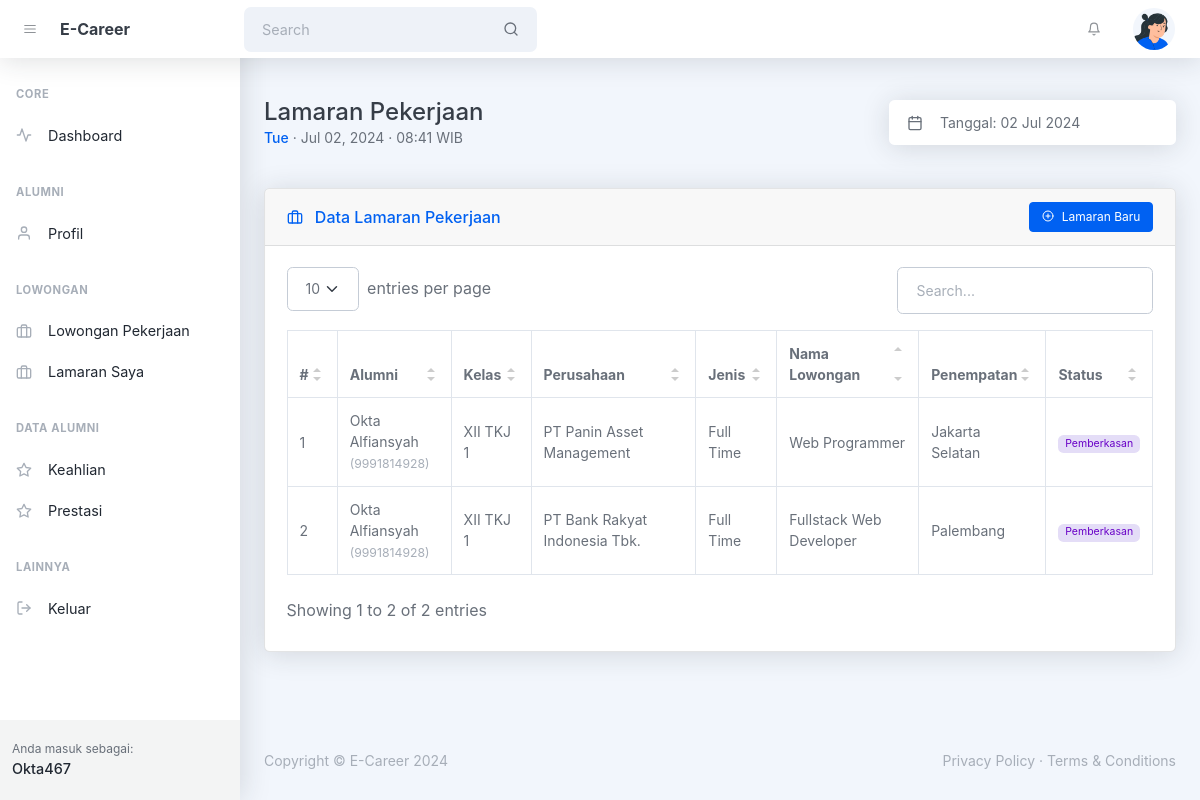
The page /alumni/lamaran_pekerjaan.php (signed in) on the database its author committed.
### tables this page shows
CREATE TABLE `tbl_lowongan` (
  `id` int(10) UNSIGNED NOT NULL,
  `id_perusahaan` int(10) UNSIGNED NOT NULL,
  `id_jenis_pekerjaan` int(10) UNSIGNED DEFAULT NULL,
  `id_klasifikasi_pekerjaan` int(10) UNSIGNED DEFAULT NULL,
  `nama_lowongan` varchar(128) NOT NULL,
  `penempatan` varchar(128) NOT NULL,
  `batas_bawah_gaji` int(11) DEFAULT NULL,
  `batas_atas_gaji` int(11) DEFAULT NULL,
  `tipe_gaji` enum('harian','mingguan','bulanan','tahunan') DEFAULT 'bulanan',
  `keterangan_lowongan` varchar(5000) NOT NULL,
  `created_at` timestamp NOT NULL DEFAULT current_timestamp(),
  `updated_at` timestamp NULL DEFAULT NULL ON UPDATE current_timestamp()
);

CREATE TABLE `tbl_alumni` (
  `id` int(10) UNSIGNED NOT NULL,
  `id_pengguna` int(10) UNSIGNED DEFAULT NULL,
  `id_kelas` int(10) UNSIGNED DEFAULT NULL,
  `nisn` varchar(10) NOT NULL,
  `nama_alumni` varchar(128) NOT NULL,
  `jk` enum('l','p') NOT NULL,
  `alamat` varchar(255) NOT NULL,
  `tmp_lahir` varchar(64) NOT NULL,
  `tgl_lahir` date NOT NULL,
  `no_telp` varchar(16) DEFAULT NULL,
  `email` varchar(128) NOT NULL,
  `created_at` timestamp NOT NULL DEFAULT current_timestamp() ON UPDATE current_timestamp(),
  `updated_at` timestamp NULL DEFAULT NULL ON UPDATE current_timestamp()
);

CREATE TABLE `tbl_kelas` (
  `id` int(10) UNSIGNED NOT NULL,
  `id_wali_kelas` int(10) UNSIGNED DEFAULT NULL,
  `nama_kelas` varchar(32) NOT NULL,
  `created_at` timestamp NOT NULL DEFAULT current_timestamp(),
  `updated_at` timestamp NULL DEFAULT NULL ON UPDATE current_timestamp()
);

CREATE TABLE `tbl_perusahaan` (
  `id` int(10) UNSIGNED NOT NULL,
  `id_pengguna` int(10) UNSIGNED DEFAULT NULL,
  `id_jenis_perusahaan` int(10) UNSIGNED DEFAULT NULL,
  `nama_perusahaan` varchar(128) NOT NULL,
  `alamat_perusahaan` varchar(255) NOT NULL,
  `created_at` timestamp NOT NULL DEFAULT current_timestamp(),
  `updated_at` timestamp NULL DEFAULT NULL ON UPDATE current_timestamp()
);

CREATE TABLE `tbl_jenis_pekerjaan` (
  `id` int(10) UNSIGNED NOT NULL,
  `jenis_pekerjaan` varchar(32) NOT NULL,
  `created_at` timestamp NOT NULL DEFAULT current_timestamp(),
  `updated_at` timestamp NULL DEFAULT NULL ON UPDATE current_timestamp()
);

CREATE TABLE `tbl_lamaran_pekerjaan` (
  `id` int(10) UNSIGNED NOT NULL,
  `id_lowongan` int(10) UNSIGNED NOT NULL,
  `id_alumni` int(10) UNSIGNED NOT NULL,
  `status_lamaran` enum('tidak_lolos','pemberkasan','interview','lolos','lainnya') NOT NULL,
  `keterangan_lamaran` varchar(1000) NOT NULL COMMENT 'Alasan dari status',
  `created_at` timestamp NOT NULL DEFAULT current_timestamp(),
  `updated_at` timestamp NULL DEFAULT NULL ON UPDATE current_timestamp()
);

### helpers/isAccessAllowedHelper.php (called while the page is built, shortened)
<?php
function isAccessAllowed($expected_hak_akses = null): bool {
    include_once '../config/config.php';
    $current_hak_akses = $_SESSION['hak_akses'] ?? null;
    $expected_hak_akses = !is_array($expected_hak_akses)
        ? array($expected_hak_akses)
        : $expected_hak_akses;
    return true;
}
?>

### alumni/lamaran_pekerjaan.php (the view, shortened to what this page needs)
<?php
include '../helpers/isAccessAllowedHelper.php';
if (!isAccessAllowed('alumni')) :
  session_destroy();
  echo "<meta http-equiv='refresh' content='0;" . base_url_return('index.php?msg=other_error') . "'>";
else :
  include_once '../config/connection.php';
?>
  <!DOCTYPE html>
  <html lang="en">
  <head>
    <?php include '_partials/head.php' ?>
  </head>
  <body class="nav-fixed">
    <?php include '_partials/topnav.php' ?>
    <div id="layoutSidenav">
      <div id="layoutSidenav_nav">
        <?php include '_partials/sidebar.php' ?>
      </div>
      <div id="layoutSidenav_content">
        <main>
          <div class="container-xl px-4 mt-5">
            <div class="d-flex justify-content-between align-items-sm-center flex-column flex-sm-row mb-4">
              <div class="me-4 mb-3 mb-sm-0">
                <h1 class="mb-0">Lamaran Pekerjaan</h1>
                <div class="small">
                  <span class="fw-500 text-primary"><?= date('D') ?></span>
                  &middot; <?= date('M d, Y') ?> &middot; <?= date('H:i') ?> WIB
                </div>
              </div>
              <div class="input-group input-group-joined border-0 shadow w-auto">
                <span class="input-group-text"><i data-feather="calendar"></i></span>
                <input class="form-control ps-0 pointer" id="litepickerRangePlugin" value="Tanggal: <?= date('d M Y') ?>" readonly />
              </div>
            </div>
            <div class="card card-header-actions mb-4 mt-5">
              <div class="card-header">
                <div>
                  <i data-feather="briefcase" class="me-2 mt-1"></i>
                  Data Lamaran Pekerjaan
                </div>
                <a class="btn btn-sm btn-primary" href="lowongan_pekerjaan.php?go=lowongan_pekerjaan"><i data-feather="plus-circle" class="me-2"></i>Lamaran Baru</a>
              </div>
              <div class="card-body">
                <table id="datatablesSimple">
                  <thead>
                    <tr>
                      <th>#</th>
                      <th>Alumni</th>
                      <th>Kelas</th>
                      <th>Perusahaan</th>
                      <th>Jenis</th>
                      <th>Nama Lowongan</th>
                      <th>Penempatan</th>
                      <th>Status</th>
                    </tr>
                  </thead>
                  <tbody>
                    <?php
                    $no = 1;
                    $query_lamaran_pekerjaan = mysqli_query($connection,
                      "SELECT
                        a.id AS id_lowongan, a.nama_lowongan, a.penempatan, a.batas_bawah_gaji, a.batas_atas_gaji, a.tipe_gaji, a.keterangan_lowongan,
                        b.id AS id_perusahaan, b.nama_perusahaan, b.alamat_perusahaan,
                        c.id AS id_jenis_perusahaan, c.nama_jenis AS jenis_perusahaan,
                        d.id AS id_jenis_pekerjaan, d.jenis_pekerjaan,
                        f.id AS id_klasifikasi_pekerjaan, f.klasifikasi_pekerjaan,
                        g.id AS id_lamaran_pekerjaan, g.status_lamaran, g.keterangan_lamaran,
                        h.id AS id_alumni, h.nisn, h.nama_alumni, h.jk, h.alamat AS alamat_alumni, h.tmp_lahir, h.tgl_lahir, h.no_telp AS no_telp_alumni, h.email AS email_alumni,
                        i.id AS id_kelas, i.nama_kelas
                      FROM tbl_lowongan AS a
                      INNER JOIN tbl_perusahaan AS b
                        ON b.id = a.id_perusahaan
                      LEFT JOIN tbl_jenis_perusahaan AS c
                        ON c.id = b.id_jenis_perusahaan
                      LEFT JOIN tbl_jenis_pekerjaan AS d
                        ON d.id = a.id_jenis_pekerjaan
                      LEFT JOIN tbl_klasifikasi_pekerjaan AS f
                        ON f.id = a.id_klasifikasi_pekerjaan
                      INNER JOIN tbl_lamaran_pekerjaan AS g
                        ON a.id = g.id_lowongan
                      INNER JOIN tbl_alumni AS h
                        ON h.id = g.id_alumni
                      LEFT JOIN tbl_kelas AS i
                        ON i.id = h.id_kelas
                      WHERE h.id = {$_SESSION['id_alumni']}");
                    while ($lamaran_pekerjaan = mysqli_fetch_assoc($query_lamaran_pekerjaan)):
                      $status_lamaran = $lamaran_pekerjaan['status_lamaran'];
                      $formatted_status_lamaran = ucwords(str_replace('_', ' ', $status_lamaran));
                    ?>
                      <tr>
                        <td><?= $no++ ?></td>
                        <td>
                          <?= htmlspecialchars($lamaran_pekerjaan['nama_alumni']) ?>
                          <?= "<br><small class='text-muted'>({$lamaran_pekerjaan['nisn']})</small>" ?>
                        </td>
                        <td><?= $lamaran_pekerjaan['nama_kelas'] ?></td>
                        <td><?= $lamaran_pekerjaan['nama_perusahaan'] ?></td>
                        <td><?= $lamaran_pekerjaan['jenis_pekerjaan'] ?></td>
                        <td><?= $lamaran_pekerjaan['nama_lowongan'] ?></td>
                        <td><?= $lamaran_pekerjaan['penempatan'] ?></td>
                        <td>
                          <?php if ($status_lamaran === 'tidak_lolos') : ?>
                            <span class="badge bg-red-soft text-red"><?= $formatted_status_lamaran ?></span>
                          <?php elseif ($status_lamaran === 'pemberkasan') : ?>
                            <span class="badge bg-purple-soft text-purple"><?= $formatted_status_lamaran ?></span>
                          <?php elseif ($status_lamaran === 'interview'): ?>
                            <span class="badge bg-blue-soft text-blue"><?= $formatted_status_lamaran ?></span>
                          <?php elseif ($status_lamaran === 'lolos'): ?>
                            <span class="badge bg-green-soft text-green"><?= $formatted_status_lamaran ?></span>
                          <?php else: ?>
                            <span class="badge bg-secondary-dark text-dark"><?= $formatted_status_lamaran ?></span>
                          <?php endif ?>
                        </td>
                      </tr>
                    <?php endwhile ?>
                  </tbody>
                </table>
              </div>
            </div>
          </div>
        </main>
        <?php include '_partials/footer.php' ?>
      </div>
    </div>
  </body>
  </html>
<?php endif ?>

### rows shown on the page
tbl_lowongan: tbl_alumni.nama_alumni "Okta Alfiansyah", tbl_alumni.nisn "9991814928", tbl_kelas.nama_kelas "XII TKJ 1", id_perusahaan.nama_perusahaan "PT Panin Asset Management", id_jenis_pekerjaan.jenis_pekerjaan "Full Time", nama_lowongan "Web Programmer", penempatan "Jakarta Selatan", tbl_lamaran_pekerjaan.status_lamaran "Pemberkasan"
tbl_lowongan: tbl_alumni.nama_alumni "Okta Alfiansyah", tbl_alumni.nisn "9991814928", tbl_kelas.nama_kelas "XII TKJ 1", id_perusahaan.nama_perusahaan "PT Bank Rakyat Indonesia Tbk.", id_jenis_pekerjaan.jenis_pekerjaan "Full Time", nama_lowongan "Fullstack Web Developer", penempatan "Palembang", tbl_lamaran_pekerjaan.status_lamaran "Pemberkasan"

### other values the page prints
SITE_NAME_SHORT "E-Career"
$user_logged_in "Okta467"
